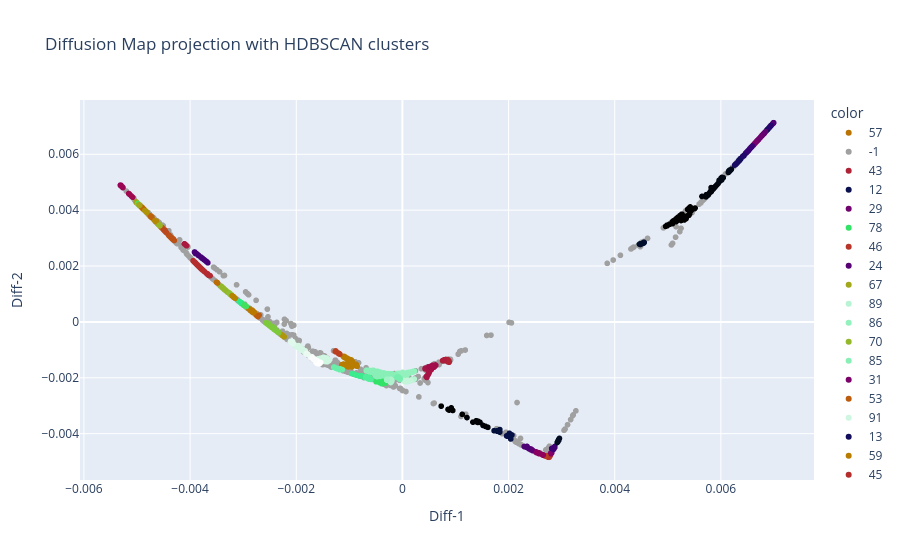

Here is the notebook cell this chart was saved with:
### Code cell
import numpy as np
import pandas as pd
import hdbscan
import matplotlib.pyplot as plt
import seaborn as sns
import plotly.express as px
import plotly.io as pio
from matplotlib.colors import ListedColormap, rgb2hex
import cmasher as cmr
from sklearn.manifold import SpectralEmbedding
from matplotlib.colors import Normalize


def run_diffusion_heatmap(X, lambdas, shifts, cluster_min_size=10):
    """
    Perform Diffusion Maps on data X, assign clusters with HDBSCAN,
    and create heatmaps over (shift, lambda) space colored by cluster assignment or diffusion coordinate.
    Plotly figures are saved as HTML, and matplotlib plots as PDF.
    """
   
    # Diffusion Maps
    embedding = SpectralEmbedding(n_components=2, affinity='nearest_neighbors', n_neighbors=32)
    diffmap_emb = embedding.fit_transform(X)
    cluster_labels_diffmap = hdbscan.HDBSCAN(min_cluster_size=cluster_min_size, core_dist_n_jobs=-1).fit_predict(diffmap_emb)

    
    # Build a DataFrame
    df_cluster = pd.DataFrame({
        'lambda': lambdas,
        'shift': shifts,
        'cluster_diffmap': cluster_labels_diffmap,
        'Diff-1': diffmap_emb[:, 0],
        'Diff-2': diffmap_emb[:, 1],
    })

    # Define distinct colors for all unique clusters, set -1 to gray
    def generate_color_map(clusters):
        unique_clusters = sorted(clusters.unique())
        non_noise = [cl for cl in unique_clusters if cl != -1]
        palette = cmr.chroma(np.linspace(0, 1, len(non_noise)))
        hex_colors = [rgb2hex(c) for c in palette]
        color_map = {str(cl): hex_colors[i] for i, cl in enumerate(non_noise)}
        color_map['-1'] = '#A0A0A0'  # gray for noise
        return color_map

    # Plot Diffusion Map projection
    color_map_diff = generate_color_map(df_cluster['cluster_diffmap'])
    fig_diff = px.scatter(
        df_cluster, x="Diff-1", y="Diff-2", color=df_cluster['cluster_diffmap'].astype(str),
        hover_data={"lambda": True, "shift": True},
        title="Diffusion Map projection with HDBSCAN clusters",
        color_discrete_map=color_map_diff
    )
    fig_diff.write_html("diffmap_clusters.html")
    fig_diff.show()

    # Function to plot a heatmap (discrete labels)
    def plot_cluster_heatmap(df, column, title, filename):
        heatmap_data = df.groupby(['lambda', 'shift'])[column] \
                         .agg(lambda x: x.value_counts().idxmax()) \
                         .unstack().sort_index(ascending=False)

        unique_clusters = sorted(heatmap_data.stack().dropna().unique())
        non_noise = [cl for cl in unique_clusters if cl != -1]
        colors = cmr.chroma(np.linspace(0, 1, len(non_noise)))
        colors_hex = [rgb2hex(c) for c in colors]
        colors_with_gray = ['#A0A0A0' if cl == -1 else colors_hex.pop(0) for cl in unique_clusters]
        cmap = ListedColormap(colors_with_gray)

        plt.figure(figsize=(10, 8))
        sns.heatmap(
            heatmap_data,
            cmap=cmap,
            annot=False,
            cbar=True,
            linewidths=0.5,
            linecolor='gray'
        )
        plt.title(title)
        plt.xlabel("shift")
        plt.ylabel("lambda")
        plt.tight_layout()
        plt.savefig(filename + ".pdf")
        plt.show()

    
    # Function to plot a heatmap (continuous values)
    def plot_continuous_heatmap(df, value_column, title, filename):
        heatmap_data = df.groupby(['lambda', 'shift'])[value_column].mean().unstack().sort_index(ascending=False)

        plt.figure(figsize=(10, 8))
        sns.heatmap(
            heatmap_data,
            cmap=cmr.chroma,
            annot=False,
            cbar=True,
            linewidths=0.5,
            linecolor='gray'
        )
        plt.title(title)
        plt.xlabel("shift")
        plt.ylabel("lambda")
        plt.tight_layout()
        plt.savefig(filename + ".pdf")
        plt.show()

    # Save heatmaps
    plot_cluster_heatmap(df_cluster, 'cluster_diffmap', "HDBSCAN Clusters from Diffusion Maps", "heatmap_diffmap")

    # Continuous Diff-1 heatmap
    plot_continuous_heatmap(df_cluster, 'Diff-1', "Average Diffusion Coordinate 1", "heatmap_diffmap_continuous-Set-7")


    return df_cluster


Shift = df["shift"]
Lambda = df["lambda"]


run_diffusion_heatmap(X, Lambda, Shift, cluster_min_size=5)
